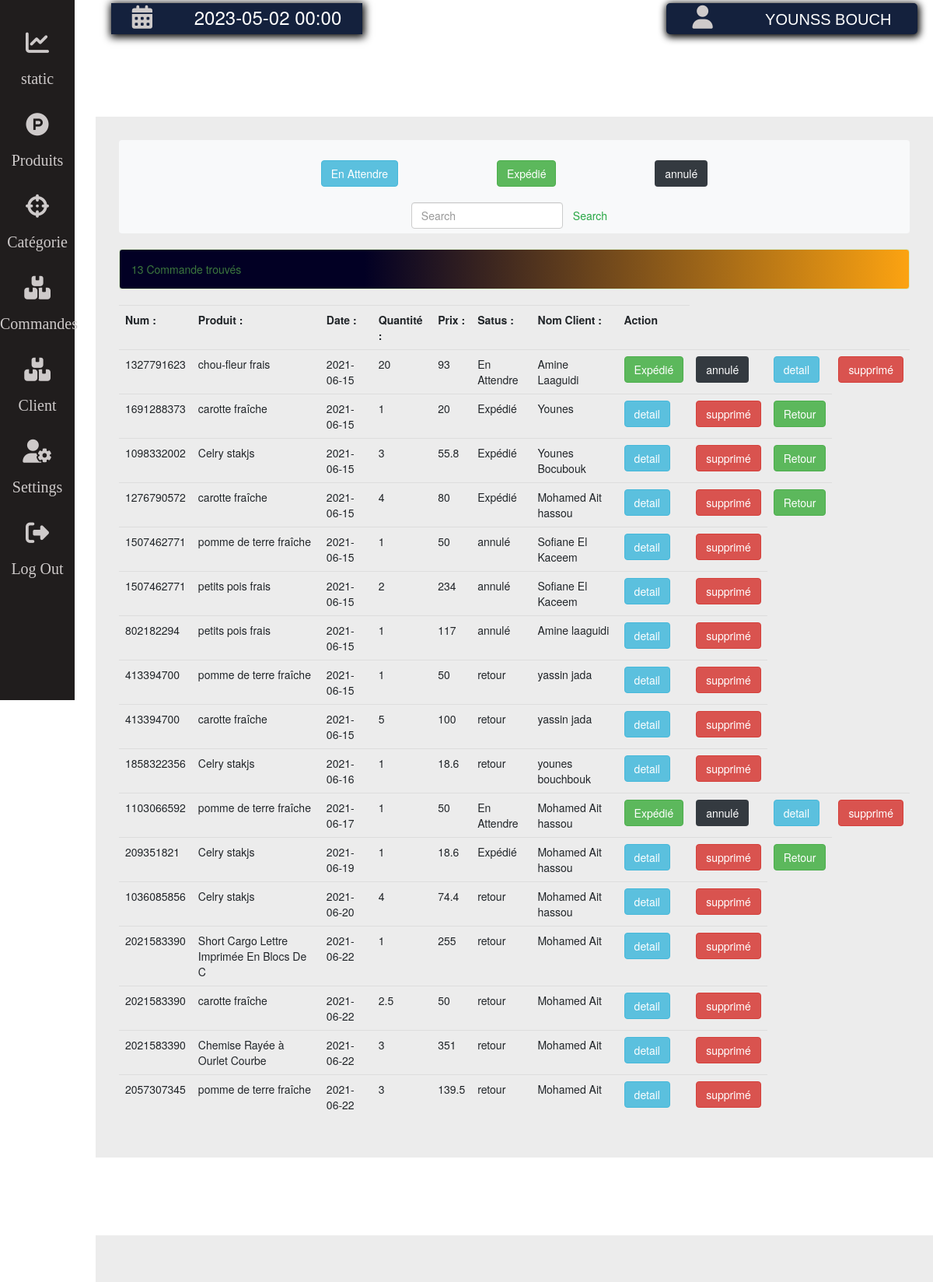
The app's page /stageopti/dashboard/content/lescommandes.php (signed in) with its own data.
### tables this page shows
CREATE TABLE `commande` (
  `numcomand` int NOT NULL,
  `prodpid` int NOT NULL,
  `cdate` date NOT NULL,
  `time` varchar(45) NOT NULL,
  `pquantité` float NOT NULL,
  `prix` float NOT NULL,
  `cstatus` varchar(50) NOT NULL DEFAULT 'en attendre',
  `Cfullnome` varchar(50) NOT NULL,
  `Ville` varchar(45) NOT NULL,
  `Cadress` varchar(50) NOT NULL,
  `Zipcode` int DEFAULT NULL,
  `cPmode` varchar(50) NOT NULL,
  `Cphone` varchar(50) NOT NULL,
  `CIN` varchar(50) NOT NULL,
  `cemail` varchar(50) NOT NULL,
  KEY `cPmode` (`cPmode`),
  KEY `prodpid` (`prodpid`),
  CONSTRAINT `commande_ibfk_1` FOREIGN KEY (`cPmode`) REFERENCES `paimentmode` (`pmode`) ON DELETE CASCADE ON UPDATE CASCADE,
  CONSTRAINT `commande_ibfk_2` FOREIGN KEY (`prodpid`) REFERENCES `produit` (`pid`) ON DELETE CASCADE ON UPDATE CASCADE
);

CREATE TABLE `produit` (
  `pid` int NOT NULL AUTO_INCREMENT,
  `ptitre` varchar(300) NOT NULL,
  `pcategorie` varchar(50) NOT NULL,
  `quantité` float NOT NULL DEFAULT '0',
  `discount` float NOT NULL DEFAULT '0',
  `prixV` float NOT NULL,
  `prixA` float NOT NULL,
  `ptype` varchar(50) NOT NULL,
  `desci` varchar(500) DEFAULT NULL,
  `tva` float DEFAULT '0',
  PRIMARY KEY (`pid`,`ptitre`),
  UNIQUE KEY `ptitre` (`ptitre`),
  KEY `produiitfk1` (`pcategorie`),
  KEY `typeprud_idx` (`ptype`),
  CONSTRAINT `Fk_produittype` FOREIGN KEY (`ptype`) REFERENCES `typeproduite` (`ntype`) ON DELETE CASCADE ON UPDATE CASCADE,
  CONSTRAINT `produiitfk1` FOREIGN KEY (`pcategorie`) REFERENCES `catégorie` (`Ncatégorie`) ON DELETE CASCADE ON UPDATE CASCADE
);

### stageopti/dashboard/dtb.php (called while the page is built, shortened)
<?php
class daoges{
    function connexion(){
        $sqldt = new PDO('mysql:host=localhost;dbname=ecommestg','root','toor');
		return $sqldt;
    }
    function alladminstration($user){
        $bdd = $this->connexion();
        if($user!=""){
            $respose = $bdd->query("SELECT * FROM administration WHERE user = '$user'");
            while($ligne= $respose->fetch()){
                $liste[]=[$ligne['user'],$ligne['Email'],$ligne['FullNom'],$ligne['type']];
            }
        }else{
        $respose = $bdd->query("SELECT * FROM administration");
        while($ligne= $respose->fetch()){
            $liste[]=[$ligne['user'],$ligne['Email'],$ligne['FullNom'],$ligne['type']];
        }
        }
        return $liste;
    }
    function nombrecommande($nomc){
        $bdd = $this->connexion();
        if($nomc==""){
            $respose = $bdd->query("SELECT DISTINCT numcomand FROM commande ");
            return $respose->rowCount();
        }else{
            $respose = $bdd->query("SELECT * FROM commande WHERE numcomand = '$nomc' ");
            return $respose->rowCount();
        }
    }
    function listecommand($numcomm){
        $bdd = $this->connexion();
        if($numcomm==""){
            $respose = $bdd->query("SELECT * FROM commande  NATURAL JOIN produit WHERE commande.prodpid = produit.pid ");
            while($ligne= $respose->fetch()){
                $liste[]=[$ligne['numcomand'],$ligne['ptitre'],$ligne['cdate'],$ligne['pquantité'],$ligne['prix'],$ligne['cstatus'],$ligne['Cfullnome'],$ligne['Cadress'],$ligne['cPmode'],$ligne['Cphone'],$ligne['CIN']];
            }
            return $liste;
        }
    }
    function slecttype(){
           $bdd = $this->connexion();
           $respose = $bdd->query("SELECT * FROM typeproduite ");
            while($ligne= $respose->fetch()){
                $liste[]=[$ligne['ntype'],$ligne['unite'],$ligne['description']];
            }
            return $liste;
    }
    function listeprudect($pid){
        $bdd = $this->connexion();
        if($pid == ""){
            $respose = $bdd->query("SELECT * FROM produit  ");
            while($ligne= $respose->fetch()){
                $liste[]=[$ligne['pid'],$ligne['ptitre'],$ligne['pcategorie'],$ligne['quantité'],$ligne['discount'],$ligne['prixV'],$ligne['prixA'],$ligne['ptype'],$ligne['desci'],$ligne['tva']];
            }
            return $liste;
        }else{
            $respose = $bdd->query("SELECT * FROM produit WHERE pid = $pid  ");
            while($ligne= $respose->fetch()){
                $liste[]=[$ligne['pid'],$ligne['ptitre'],$ligne['pcategorie'],$ligne['quantité'],$ligne['discount'],$ligne['prixV'],$ligne['prixA'],$ligne['ptype'],$ligne['desci']];
            }
            return $liste;
        }
    }
    function listecat(){
        $bdd = $this->connexion();
        $respose = $bdd->query("SELECT * FROM catégorie ");
        while($ligne= $respose->fetch()){
            $nomcat = $ligne['Ncatégorie'];
            $response2 = $bdd->query("SELECT * FROM produit WHERE pcategorie ='$nomcat' ");
            $nbprd = $response2->rowCount();
            $liste[]=[$ligne['Ncatégorie'],$ligne['desci'],$ligne['cimage'],$nbprd];
        }
        return $liste;
    }
}
?>

### stageopti/dashboard/content/lescommandes.php (the view, shortened to what this page needs)
<!doctype html>
<html >
<head>
    <link rel="stylesheet" href="https://cdn.jsdelivr.net/npm/bootstrap@4.5.3/dist/css/bootstrap.min.css">
    <link rel="stylesheet" href="https://maxcdn.bootstrapcdn.com/bootstrap/3.4.1/css/bootstrap.min.css">
    <link rel="stylesheet" href="css/dashboard.css">
    <link rel="stylesheet" href="../css/dashboard.css">
</head>
<body>
        <?php   include("headerdash.php")    ?>
            <section class="stat">
                    <div id="commandsect">
                    <div class="commandtable">
                    <nav class="navbar navbar-light bg-light">
                    <div class="filter">
                    <a class="btn btn-info" href="lescommandes.php?cstatus=En attendre	" >En Attendre </a>
                    <a class="btn btn-success" href="lescommandes.php?cstatus=Expédié" >Expédié </a>
                    <a class="btn btn-dark" href="lescommandes.php?cstatus=annulé" >annulé </a>
                    </div>
                    <div class="container-fluid">
                        <form class="d-flex" action=lescommandes.php>
                        <input class="form-control me-2" type="search" placeholder="Search" aria-label="Search" name="commandnum">
                        <button class="btn btn-outline-success" type="submit" name="commandSearch">Search</button>
                        </form>
                    </div>
                    </nav>
                    <div class="alert alert-success a" role="alert">
                    <p>
                    <?php
                    echo $nbrC ." " .  " Commande trouvés";
                    ?>
                    </p>
                    </div>
                    <table class="table table-hover">
                    <tr>
                    <th scope="col">Num  :</th>
                    <th scope="col">Produit :</th>
                    <th scope="col">Date :</th>
                    <th scope="col">Quantité :</th>
                    <th scope="col">Prix :</th>
                    <th scope="col">Satus :</th>
                    <th scope="col">Nom Client :</th>
                    <th scope="col" columnspan =2>Action</th>
                    </tr>
                    <?php
                    if($nbrC > 0){
                    foreach($lst2 as $ligne2  ){
                    ?>
                    <tr>
                    <td><?php   echo $ligne2[0] ?></td>
                    <td><?php   echo $ligne2[1] ?></td>
                    <td><?php   echo $ligne2[2] ?></td>
                    <td><?php   echo $ligne2[3] ?></td>
                    <td><?php   echo $ligne2[4] ?></td>
                    <td><?php   echo $ligne2[5] ?></td>
                    <td><?php   echo $ligne2[6] ?></td>
                    <?php
                    if($ligne2[5] == 'En Attendre') {
                    ?>
                        <td><a class="btn btn-success" href="../php/commandprocess.php?action=v&ncommand=<?php echo $ligne2[0]; ?>" >Expédié </a></td>
                        <td><a class="btn btn-dark" href="../php/commandprocess.php?action=c&ncommand=<?php echo $ligne2[0]; ?>" >annulé </a></td>
                    <?php
                    }
                    ?>
                    <td><a class="btn btn-info" href="comanddt.php?commanddtid=<?php echo $ligne2[0]; ?>" >detail </a></td>
                    <td><a class="btn btn-danger" href="../php/commandprocess.php?action=s&ncommand=<?php echo $ligne2[0]; ?>">supprimé</a></td>
                    <?php
                    if($ligne2[5] == 'Expédié') {
                        ?>
                            <td><a class="btn btn-success" href="../php/commandprocess.php?action=a&ncommand=<?php echo $ligne2[0]; ?>" >Retour </a></td>
                        <?php
                        }
                        ?>
                    </tr>
                    <?php
                    }
                    }
                    ?>
                    </table>
                    </div>
                    </div>
            </section>
            <section class="stat" >
            </section>
        </div>
</section>
</body>
</html>

### stageopti/dashboard/css/dashboard.css (style rules this page uses)
* { margin: 0; padding: 0; }
.stat { width: 100%; background-color: rgb(160, 160, 160,0.2); padding: 30px; margin-top: 100px; }
.a { background: rgb(2,0,36); background: linear-gradient(90deg, rgba(2,0,36,1) 31%, rgba(252,163,17,1) 100%); }
.filter { width: 50%; margin: 20px auto; display: flex; justify-content: space-between; }

### records on screen
commande: numcomand "1327791623", produit.ptitre "chou-fleur frais", cdate "2021-06-15", pquantité "20", prix "93", cstatus "En Attendre", Cfullnome "Amine Laaguidi"
commande: numcomand "1691288373", produit.ptitre "carotte fraîche", cdate "2021-06-15", pquantité "1", ligne2 "20", cstatus "Expédié", Cfullnome "Younes"
commande: numcomand "1098332002", produit.ptitre "Celry stakjs", cdate "2021-06-15", pquantité "3", prix "55.8", cstatus "Expédié", Cfullnome "Younes Bocubouk"
commande: numcomand "1276790572", produit.ptitre "carotte fraîche", cdate "2021-06-15", pquantité "4", prix "80", cstatus "Expédié", Cfullnome "Mohamed Ait hassou"
commande: numcomand "1507462771", produit.ptitre "pomme de terre fraîche", cdate "2021-06-15", pquantité "1", ligne2 "50", cstatus "annulé", Cfullnome "Sofiane El Kaceem"
commande: numcomand "1507462771", produit.ptitre "petits pois frais", cdate "2021-06-15", pquantité "2", prix "234", cstatus "annulé", Cfullnome "Sofiane El Kaceem"
commande: numcomand "802182294", produit.ptitre "petits pois frais", cdate "2021-06-15", pquantité "1", prix "117", cstatus "annulé", Cfullnome "Amine laaguidi"
commande: numcomand "413394700", produit.ptitre "pomme de terre fraîche", cdate "2021-06-15", pquantité "1", ligne2 "50", cstatus "retour", Cfullnome "yassin jada"
commande: numcomand "413394700", produit.ptitre "carotte fraîche", cdate "2021-06-15", ligne2 "5", prix "100", cstatus "retour", Cfullnome "yassin jada"
commande: numcomand "1858322356", produit.ptitre "Celry stakjs", cdate "2021-06-16", pquantité "1", prix "18.6", cstatus "retour", Cfullnome "younes bouchbouk"
commande: numcomand "1103066592", produit.ptitre "pomme de terre fraîche", cdate "2021-06-17", pquantité "1", ligne2 "50", cstatus "En Attendre", Cfullnome "Mohamed Ait hassou"
commande: numcomand "209351821", produit.ptitre "Celry stakjs", cdate "2021-06-19", pquantité "1", prix "18.6", cstatus "Expédié", Cfullnome "Mohamed Ait hassou"
commande: numcomand "1036085856", produit.ptitre "Celry stakjs", cdate "2021-06-20", pquantité "4", prix "74.4", cstatus "retour", Cfullnome "Mohamed Ait hassou"
commande: numcomand "2021583390", produit.ptitre "Short Cargo Lettre Imprimée En Blocs De C", cdate "2021-06-22", pquantité "1", prix "255", cstatus "retour", Cfullnome "Mohamed Ait"
commande: numcomand "2021583390", produit.ptitre "carotte fraîche", cdate "2021-06-22", pquantité "2.5", prix "50", cstatus "retour", Cfullnome "Mohamed Ait"
commande: numcomand "2021583390", produit.ptitre "Chemise Rayée à Ourlet Courbe", cdate "2021-06-22", pquantité "3", prix "351", cstatus "retour", Cfullnome "Mohamed Ait"
commande: numcomand "2057307345", produit.ptitre "pomme de terre fraîche", cdate "2021-06-22", pquantité "3", prix "139.5", cstatus "retour", Cfullnome "Mohamed Ait"

### other values on screen
$_SESSION['name'] "YOUNSS BOUCH"
$nbrC "13"
